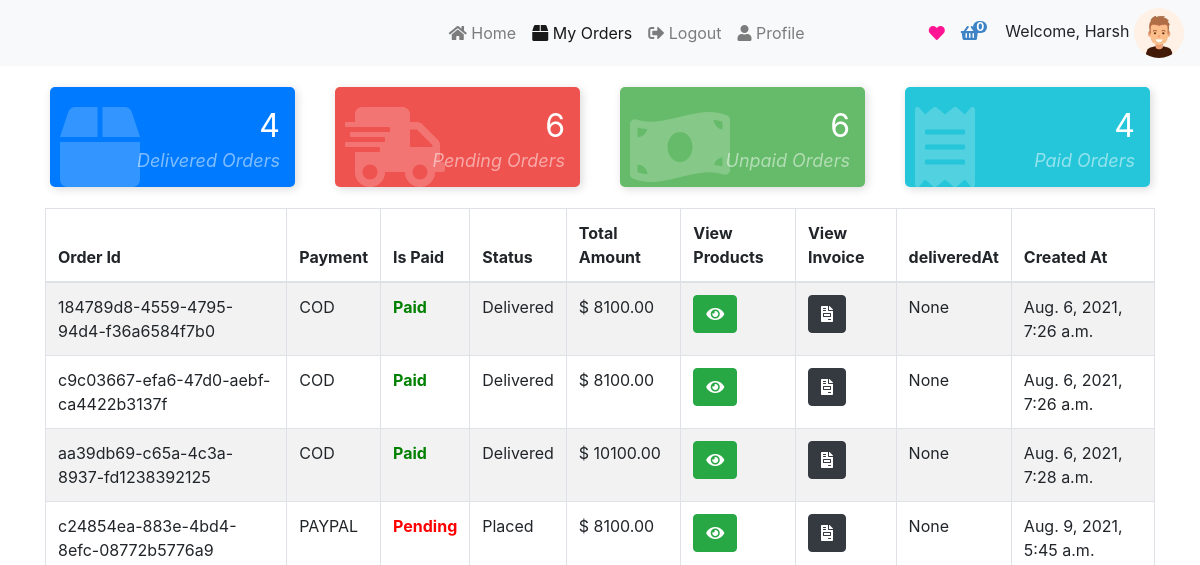
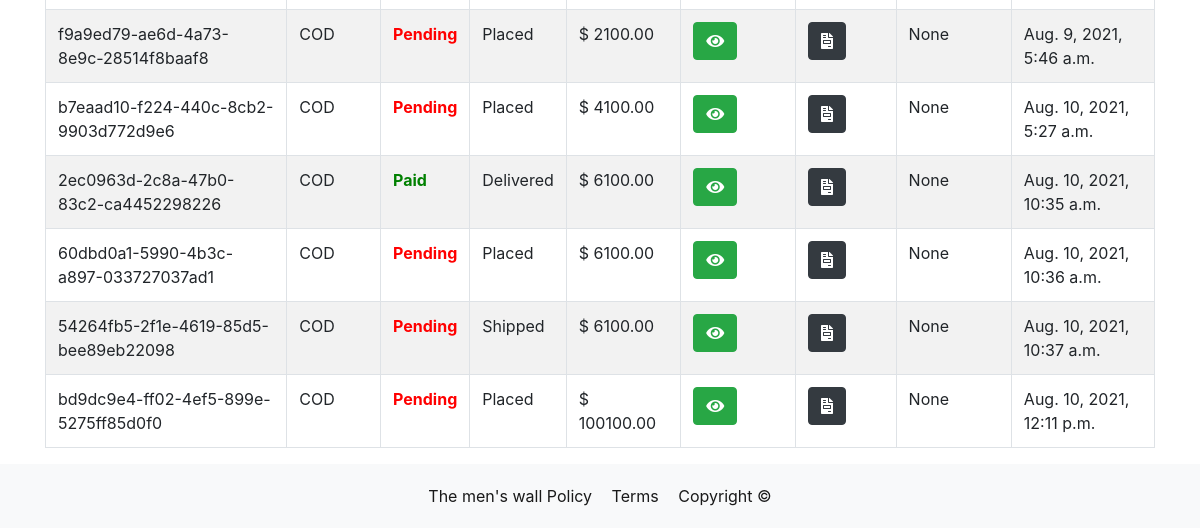
The page /orders/myOrders/ (signed in) on the database as committed earlier (2 pictures, top to bottom).
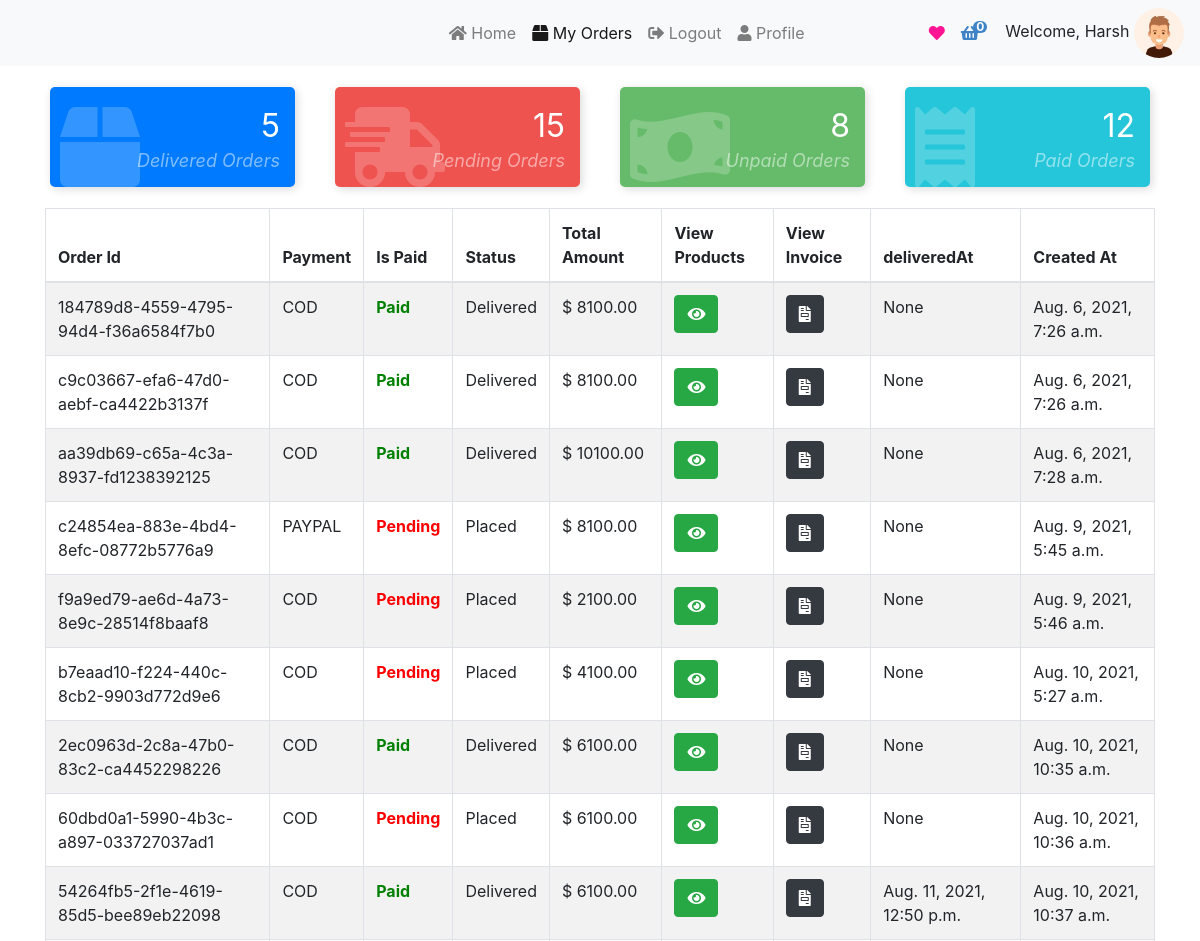
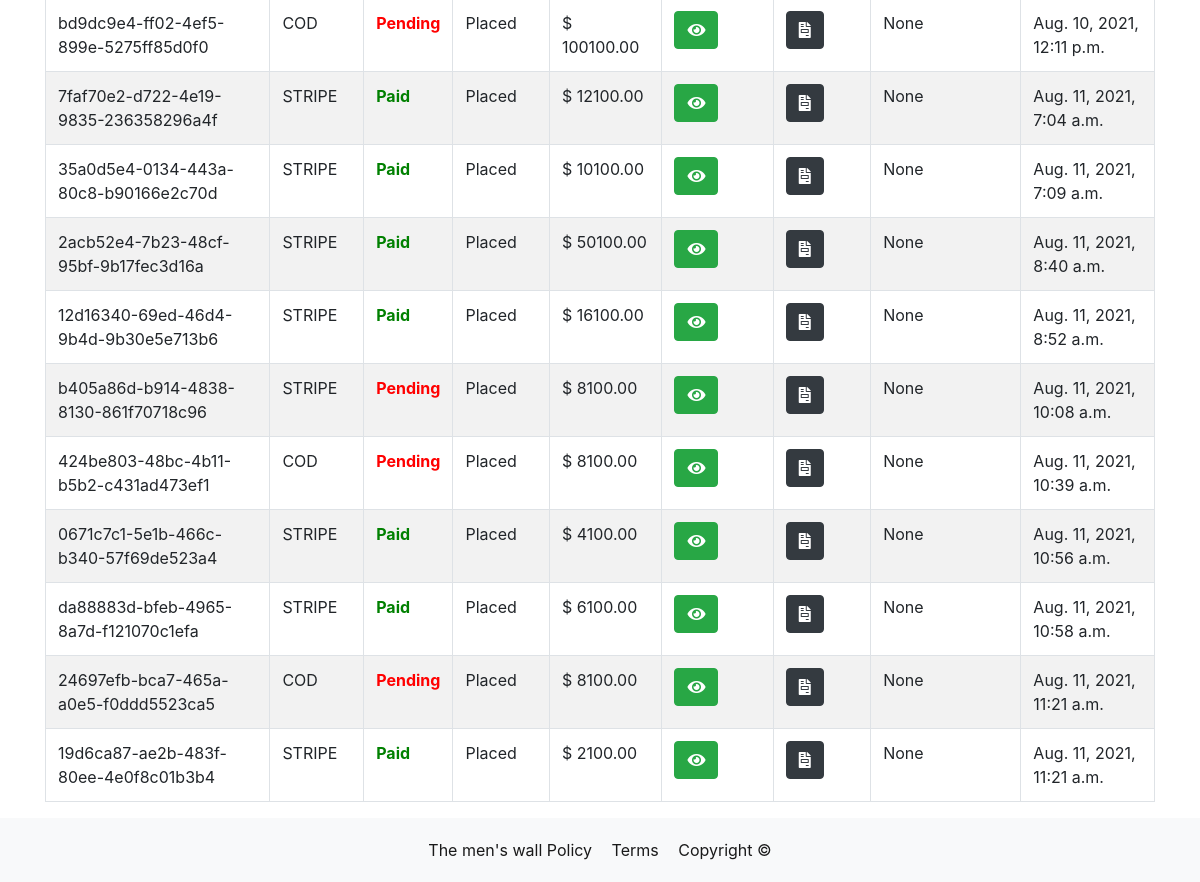
The same page on the database as committed later (2 pictures, top to bottom).
### users/models.py (models this page shows, shortened)
class CustomeUser(AbstractUser):
	role_list = [
		('buyer', 'buyer'),
		('seller', 'seller')
	]
	role = models.CharField(max_length=10, choices=role_list,null=True,blank=True,default='buyer')
	contact_no = models.BigIntegerField(null=True,blank=True)
	fullname = models.CharField(max_length=100,default="",null=True,blank=True)

class Profile(models.Model):
	user = models.OneToOneField(CustomeUser, on_delete=models.CASCADE)
	image = models.ImageField(default='default.png', upload_to='profile_pics')
	slug = AutoSlugField(populate_from='user')
	bio = models.CharField(max_length=255, blank=True)
	friends = models.ManyToManyField("Profile", blank=True)

### orders/models.py (models this page shows, shortened)
class Order(models.Model):
    status_type = [
        (
            'Placed','Placed'
        ),
        (
            'Packed','Packed'
        ),
        (
            'Shipped','Shipped'
        ),
        (
            'Delivered','Delivered'
        )
    ]
    user = models.ForeignKey(CustomeUser, on_delete=models.SET_NULL, null=True)
    paymentMethod = models.CharField(max_length=200, null=True, blank=True)
    taxPrice = models.DecimalField(
        max_digits=20, decimal_places=2, null=True, blank=True)
    shippingPrice = models.DecimalField(
        max_digits=20, decimal_places=2, null=True, blank=True)
    totalPrice = models.DecimalField(
        max_digits=20, decimal_places=2, null=True, blank=True)
    isPaid = models.BooleanField(default=False)
    paidAt = models.DateTimeField(auto_now_add=False, null=True, blank=True)
    deliveredAt = models.DateTimeField(
        auto_now_add=False, null=True, blank=True)
    createdAt = models.DateTimeField(auto_now_add=True)
    id = models.AutoField(primary_key=True, editable=False)
    status = models.CharField(choices=status_type,null=True,blank=True,max_length=50)
    uuid = models.UUIDField(default=uuid.uuid4, unique=True, db_index=True, editable=False)

### orders/views.py (the view)
# urls.py: path('myOrders/',myOrders,name="myOrders"),
def myOrders(request):
    if request.user.is_authenticated:
        if request.user.role == 'buyer':
            totalDeliveredOrders = Order.objects.filter(user=request.user,status='Delivered').count()
            totalPendigOrders = Order.objects.filter(Q(user=request.user) and ~Q(status='Delivered')).count()
            totalPaidOrders = Order.objects.filter(user=request.user,isPaid=True).count()
            totalUnPaidOrders = Order.objects.filter(user=request.user,isPaid=False).count()
            totalOrders =  Order.objects.filter(user=request.user)
            return render(request,'products/buyerOrders.html',{
                'totalDeliveredOrders':totalDeliveredOrders,
                'totalPendigOrders':totalPendigOrders,
                'totalPaidOrders':totalPaidOrders,
                'totalUnPaidOrders':totalUnPaidOrders,
                "totalOrders":totalOrders
            })
    else:
        return redirect('home')

### feed/views.py (called while the page is built)
def CountNotifications(request):
	count_notifications = 0
	if request.user.is_authenticated:
		count_notifications = Notification.objects.filter(user=request.user, is_seen=False).count()
	return {'count_notifications':count_notifications}

def GetProfile(request):
	you = ''
	if request.user.is_authenticated:
		p = request.user.profile
		you = p.user
	return {'profile':you}

### templates/products/buyerOrders.html (shortened to what this page needs)
{% extends "products/ecommBase.html" %}
{% load static %}
{% block style %}
<link rel="stylesheet" href="https://cdnjs.cloudflare.com/ajax/libs/twitter-bootstrap/4.5.2/css/bootstrap.css">
<link rel="stylesheet" href="https://cdn.datatables.net/1.10.25/css/dataTables.bootstrap4.min.css">
<link rel="stylesheet" href="https://cdn.datatables.net/responsive/2.2.9/css/responsive.bootstrap4.min.css">
    <link href="https://cdnjs.cloudflare.com/ajax/libs/font-awesome/5.13.0/css/all.min.css" rel="stylesheet">
{% endblock %}
{% block content %}
<div class="container mt-3">
  <div class="row">
    <div class="col-md-3">
      <div class="card-counter primary">
        <i class="fas fa-box"></i>
        <span class="count-numbers">{{ totalDeliveredOrders }}</span>
        <span class="count-name">Delivered Orders</span>
      </div>
    </div>
    <div class="col-md-3">
      <div class="card-counter danger">
        <i class="fas fa-shipping-fast"></i>
        <span class="count-numbers">{{ totalPendigOrders }}</span>
        <span class="count-name">Pending Orders</span>
      </div>
    </div>
    <div class="col-md-3">
      <div class="card-counter success">
        <i class="fas fa-money-bill-wave"></i>
        <span class="count-numbers">{{ totalUnPaidOrders }}</span>
        <span class="count-name">Unpaid Orders</span>
      </div>
    </div>
    <div class="col-md-3">
      <div class="card-counter info">
        <i class="fas fa-receipt"></i>
        <span class="count-numbers">{{ totalPaidOrders  }}</span>
        <span class="count-name"> Paid Orders</span>
      </div>
    </div>
  </div>
    <div class="myOrders my-3">
        <table id="myTable" class="table table-striped table-bordered dt-responsive nowrap" style="width:100%">
                 <thead>
                    <tr>
                        <th>Order Id</th>
                        <th>Payment</th>
                        <th>Is Paid</th>
                        <th>Status</th>
                        <th>Total Amount</th>
                        <th>View Products</th>
                        <th>View Invoice</th>
                        <th>deliveredAt</th>
                        <th>Created At</th>
                    </tr>
                </thead>
                <tbody>
                {% for order in totalOrders %}
                    <tr>
                         <td id="orderId_{{ order.pk }}">{{ order.uuid }}</td>
                        <td>{{ order.paymentMethod | upper }}</td>
                        <td>{% if order.isPaid %}<span style="color: green;font-weight: bold">Paid</span>{% else %}<span style="color: red;font-weight: bold">Pending</span> {% endif %}</td>
                        <td>{{ order.status }}</td>
                        <td id="total_price_{{ order.pk }}">$ {{ order.totalPrice }}</td>
                        <td><button class="btn btn-success displayProducts" id="displayProducts_{{ order.pk }}"><i class="fas fa-eye"></i></button></td>
                        <td><a class="btn btn-dark " href="{% url 'invoice' order.pk %}?access=read"><i class="fas fa-file-invoice"></i></a></td>
                        <td>{{ order.deliveredAt }}</td>
                        <td>{{  order.createdAt}}</td>
                    </tr>
                {% endfor %}
                </tbody>
        </table>
    </div>
</div>
{% endblock %}

### templates/products/ecommBase.html (shortened to what this page needs)
{% load static %}
<!DOCTYPE html>
<html lang="en">
<head>
    <link href="https://cdnjs.cloudflare.com/ajax/libs/font-awesome/5.13.0/css/all.min.css" rel="stylesheet">
    <link rel="stylesheet" href="https://cdn.jsdelivr.net/npm/bootstrap@4.5.3/dist/css/bootstrap.min.css">
    {% block style %}
    {% endblock %}
</head>
<body>
<nav class="navbar navbar-expand-md bg-light navbar-light">
  <a class="navbar-brand" href="{% url 'home' %}" style="width:35%">
       </a>
  <div class="collapse navbar-collapse" id="collapsibleNavbar">
    <ul class="navbar-nav">
      {% if user.role == "seller" %}
      <li class="nav-item">
        <a class="nav-link active" href="{% url 'sellerDash' %}" ><i class="fa fa-list-alt" aria-hidden="true"></i>&nbsp;My Products</a>
      </li>
      <li class="nav-item">
        <a class="nav-link" href="{% url 'sellerOrders' %}"><i class="fa fa-shopping-basket" aria-hidden="true"></i>&nbsp;My Orders</a>
      </li>
    <li class="nav-item ">
        <a class="nav-link" href="{% url 'profile' %}"><i class="fa fa-user" aria-hidden="true"></i>&nbsp;Profile</a>
      </li>
        <li class="nav-item ">
        <a class="nav-link" href="{% url 'logout' %}"><i class="fas fa-sign-out-alt" aria-hidden="true"></i>&nbsp;Logout</a>
      </li>
        {% else  %}
         <li class="nav-item">
        <a class="nav-link {% if '/products/buyproducts/' == request.path %}active {% endif %}" href="{% url 'buyproducts' %}" ><i class="fas fa-home" aria-hidden="true"></i>&nbsp;Home</a>
      </li>
 <li class="nav-item">
        <a class="nav-link {% if '/orders/myOrders/' == request.path %}active {% endif %}" href="{% url 'myOrders' %}"><i class="fas fa-box" aria-hidden="true"></i>&nbsp;My Orders</a>
      </li>
            <li class="nav-item">
        <a class="nav-link " href="{% url 'logout' %}">{% if '/orders/myOrders/' == request.path %}<i class="fas fa-sign-out-alt"></i>{% else %}<i class="fas fa-sign-out-alt" aria-hidden="true"></i>{% endif %}&nbsp;Logout</a>
      </li>
           <li class="nav-item">
        <a class="nav-link {% if '/products/buyerprofile/' == request.path %}active {% endif %}" href="{% url 'buyerprofile' %}"><i class="fa fa-user" aria-hidden="true"></i>&nbsp;Profile</a>
      </li>
        {% endif  %}
    </ul>
   {% if user.role == "buyer" %}
    <ul class="navbar-nav ml-auto" style="margin-right: 10px">
         <li class="nav-item">
            <a class="nav-link" style="color: deeppink">
                <i class="fa fa-heart"  id="popWishlist"></i>
            </a>
         </li>
         <li class="nav-item" style="list-style: none !important;">
            <a class="nav-link" href="{% url 'cart' %}" style="color: #3E83C5">
            <i class="fa fa-shopping-basket"  id="popcart"></i>
            <span class="badge badge-dark" id="CartCounter" style="border-radius: 50px">0</span>
            </a>
         </li>
    </ul>
  {% endif %}
  </div>
     <div class="user-img">
               <span>Welcome,</span>
                <span>{{ profile.profile.user.username }}</span>
                <img src="{{ profile.profile.image.url }}" alt="" style="vertical-align: middle;
                    width: 50px;
                    height: 50px;
                    border-radius: 50%;">
            </div>
</nav>
    {% block content %}
    {% endblock content %}
    <div class="bottombar">
        <div class="container">
            <div class="row">
                <div class="col-md-12">
                    <div class="bottom_footer">
                        <span class="copyright"><a target="_blank" href="#">The men's wall</a></span>
                        <span class="terms">
                            <a class="copyright" target="_blank" href="{% url 'privacy_policy' %}"
                               style="margin-right: 15px">Policy</a>
                            <a class="copyright" target="_blank" href="{% url 'terms_condition' %}"
                               style="margin-right: 15px">Terms</a>
                            <a class="copyright" target="_blank" href="#">Copyright <span>©</span></a>
                        </span>
                    </div>
                </div>
            </div>
        </div>
    </div>
</body>
</html>

### templates/products/ecommBase.html (style rules this page uses)
.bottombar { background-color: #f8f9fa; padding: 20px; text-align: center; }
.bottom_footer a { color: rgba(0,0,0,.9); font-size: 16px; }
.badge { padding-left: 5px; padding-right: 5px; -webkit-border-radius: 9px; -moz-border-radius: 9px; border-radius: 9px; }
#CartCounter , #whishListCounter { font-size: 12px; background: #3E83C5; color: #fff; padding: 0 3px; vertical-align: top; margin-left: -10px; }

### templates/products/buyerOrders.html (style rules this page uses)
.card-counter { box-shadow: 2px 2px 10px #DADADA; margin: 5px; padding: 20px 10px; background-color: #fff; height: 100px; border-radius: 5px; transition: .3s linear all; }
.card-counter.primary { background-color: #007bff; color: #FFF; }
.card-counter.danger { background-color: #ef5350; color: #FFF; }
.card-counter.success { background-color: #66bb6a; color: #FFF; }
.card-counter.info { background-color: #26c6da; color: #FFF; }
.card-counter i { font-size: 5em; opacity: 0.2; }
.card-counter .count-numbers { position: absolute; right: 35px; top: 20px; font-size: 32px; display: block; }
.card-counter .count-name { position: absolute; right: 35px; top: 65px; font-style: italic; text-transform: capitalize; opacity: 0.5; display: block; font-size: 18px; }

Rows that differ between the two databases and show on the page:
changed Order "54264fb5-2f1e-4619-85d5-bee89eb22098": status "Shipped" → "Delivered"; deliveredAt "None" → "Aug. 11, 2021, 12:50 p.m."; isPaid "Pending" → "Paid"
added Order: uuid "7faf70e2-d722-4e19-9835-236358296a4f", paymentMethod "STRIPE", isPaid "Paid", status "Placed", totalPrice "12100.00", deliveredAt "None", createdAt "Aug. 11, 2021, 7:04 a.m."
added Order: uuid "35a0d5e4-0134-443a-80c8-b90166e2c70d", paymentMethod "STRIPE", isPaid "Paid", status "Placed", totalPrice "10100.00", deliveredAt "None", createdAt "Aug. 11, 2021, 7:09 a.m."
added Order: uuid "2acb52e4-7b23-48cf-95bf-9b17fec3d16a", paymentMethod "STRIPE", isPaid "Paid", status "Placed", totalPrice "50100.00", deliveredAt "None", createdAt "Aug. 11, 2021, 8:40 a.m."
added Order: uuid "12d16340-69ed-46d4-9b4d-9b30e5e713b6", paymentMethod "STRIPE", isPaid "Paid", status "Placed", totalPrice "16100.00", deliveredAt "None", createdAt "Aug. 11, 2021, 8:52 a.m."
added Order: uuid "b405a86d-b914-4838-8130-861f70718c96", paymentMethod "STRIPE", isPaid "Pending", status "Placed", totalPrice "8100.00", deliveredAt "None", createdAt "Aug. 11, 2021, 10:08 a.m."
added Order: uuid "424be803-48bc-4b11-b5b2-c431ad473ef1", paymentMethod "COD", isPaid "Pending", status "Placed", totalPrice "8100.00", deliveredAt "None", createdAt "Aug. 11, 2021, 10:39 a.m."
added Order: uuid "0671c7c1-5e1b-466c-b340-57f69de523a4", paymentMethod "STRIPE", isPaid "Paid", status "Placed", totalPrice "4100.00", deliveredAt "None", createdAt "Aug. 11, 2021, 10:56 a.m."
added Order: uuid "da88883d-bfeb-4965-8a7d-f121070c1efa", paymentMethod "STRIPE", isPaid "Paid", status "Placed", totalPrice "6100.00", deliveredAt "None", createdAt "Aug. 11, 2021, 10:58 a.m."
added Order: uuid "24697efb-bca7-465a-a0e5-f0ddd5523ca5", paymentMethod "COD", isPaid "Pending", status "Placed", totalPrice "8100.00", deliveredAt "None", createdAt "Aug. 11, 2021, 11:21 a.m."
added Order: uuid "19d6ca87-ae2b-483f-80ee-4e0f8c01b3b4", paymentMethod "STRIPE", isPaid "Paid", status "Placed", totalPrice "2100.00", deliveredAt "None", createdAt "Aug. 11, 2021, 11:21 a.m."
Other text that changed with them:
{{ totalDeliveredOrders }}: "4" → "5"
{{ totalPendigOrders }}: "6" → "15"
{{ totalUnPaidOrders }}: "6" → "8"
{{ totalPaidOrders }}: "4" → "12"
